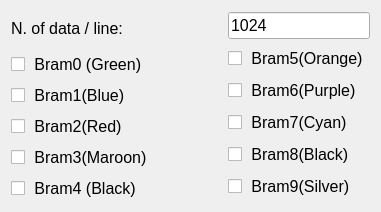
     <widget class="QWidget" name="horizontalLayoutWidget_2">
      <property name="geometry">
       <rect>
        <x>20</x>
        <y>590</y>
        <width>381</width>
        <height>212</height>
       </rect>
      </property>
      <layout class="QHBoxLayout" name="horizontalLayout_2">
       <item>
        <layout class="QVBoxLayout" name="verticalLayout_2">
         <item>
          <widget class="QLabel" name="now">
           <property name="font">
            <font>
             <pointsize>12</pointsize>
            </font>
           </property>
           <property name="text">
            <string>N. of data / line:</string>
           </property>
           <property name="margin">
            <number>0</number>
           </property>
          </widget>
         </item>
         <item>
          <widget class="QCheckBox" name="bram0">
           <property name="font">
            <font>
             <pointsize>12</pointsize>
            </font>
           </property>
           <property name="text">
            <string> Bram0 (Green)</string>
           </property>
          </widget>
         </item>
         <item>
          <widget class="QCheckBox" name="bram1">
           <property name="font">
            <font>
             <pointsize>12</pointsize>
            </font>
           </property>
           <property name="text">
            <string> Bram1(Blue)</string>
           </property>
          </widget>
         </item>
         <item>
          <widget class="QCheckBox" name="bram2">
           <property name="font">
            <font>
             <pointsize>12</pointsize>
            </font>
           </property>
           <property name="text">
            <string> Bram2(Red)</string>
           </property>
          </widget>
         </item>
         <item>
          <widget class="QCheckBox" name="bram3">
           <property name="font">
            <font>
             <pointsize>12</pointsize>
            </font>
           </property>
           <property name="text">
            <string> Bram3(Maroon)</string>
           </property>
          </widget>
         </item>
         <item>
          <widget class="QCheckBox" name="bram4">
           <property name="font">
            <font>
             <pointsize>12</pointsize>
            </font>
           </property>
           <property name="text">
            <string> Bram4 (Black)</string>
           </property>
          </widget>
         </item>
        </layout>
       </item>
       <item>
        <spacer name="horizontalSpacer_3">
         <property name="orientation">
          <enum>Qt::Horizontal</enum>
         </property>
         <property name="sizeHint" stdset="0">
          <size>
           <width>40</width>
           <height>20</height>
          </size>
         </property>
        </spacer>
       </item>
       <item>
        <layout class="QVBoxLayout" name="verticalLayout_3">
         <item>
          <widget class="QLineEdit" name="bram0_num_data">
           <property name="font">
            <font>
             <pointsize>12</pointsize>
            </font>
           </property>
           <property name="text">
            <string>1024</string>
           </property>
          </widget>
         </item>
         <item>
          <widget class="QCheckBox" name="bram5">
           <property name="font">
            <font>
             <pointsize>12</pointsize>
            </font>
           </property>
           <property name="text">
            <string> Bram5(Orange)</string>
           </property>
          </widget>
         </item>
         <item>
          <widget class="QCheckBox" name="bram6">
           <property name="font">
            <font>
             <pointsize>12</pointsize>
            </font>
           </property>
           <property name="text">
            <string> Bram6(Purple)</string>
           </property>
          </widget>
         </item>
         <item>
          <widget class="QCheckBox" name="bram7">
           <property name="font">
            <font>
             <pointsize>12</pointsize>
            </font>
           </property>
           <property name="text">
            <string> Bram7(Cyan)</string>
           </property>
          </widget>
         </item>
         <item>
          <widget class="QCheckBox" name="bram8">
           <property name="font">
            <font>
             <pointsize>12</pointsize>
            </font>
           </property>
           <property name="text">
            <string> Bram8(Black)</string>
           </property>
          </widget>
         </item>
         <item>
          <widget class="QCheckBox" name="bram9">
           <property name="font">
            <font>
             <pointsize>12</pointsize>
            </font>
           </property>
           <property name="text">
            <string> Bram9(Silver)</string>
           </property>
          </widget>
         </item>
        </layout>
       </item>
      </layout>
     </widget>
